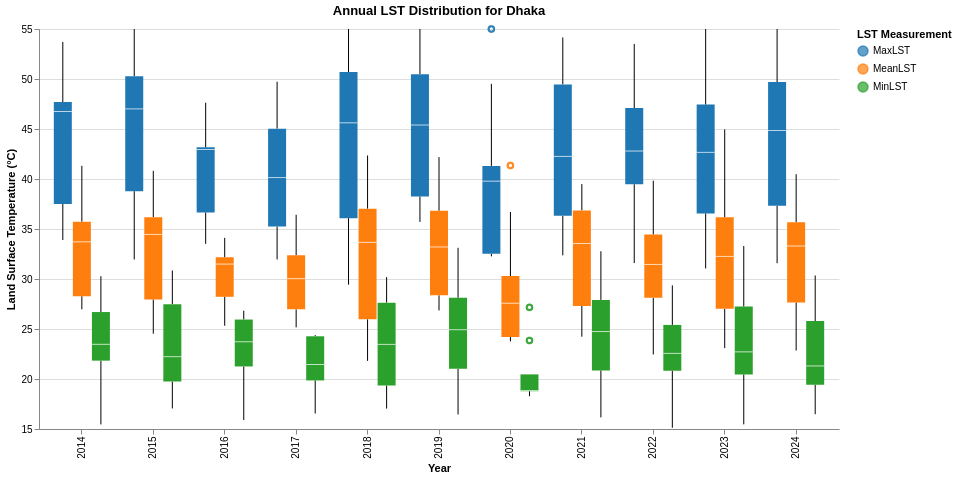

Notebook code cell kept with this figure:
### Code cell
import altair as alt

# 1. Filter out unrealistic negative values (likely clouds/errors)
# We keep only records where the minimum temperature is above 15°C
df_filtered = df[df['MinLST'] > 15]

# 2. Melt the filtered dataframe
df_melted = df_filtered.melt(
    id_vars='Year',
    value_vars=['MinLST', 'MeanLST', 'MaxLST'],
    var_name='LST Type',
    value_name='Temperature'
)

# 3. Create the organized and cleaned boxplot
chart = alt.Chart(df_melted).mark_boxplot(
    size=18,
    extent=1.5,           # Standard whisker length
    outliers=True         # Set to False if you want to hide the dots entirely
).encode(
    x=alt.X('Year:O', title='Year'),

    # Use xOffset to group Min, Mean, and Max side-by-side
    xOffset='LST Type:N',

    y=alt.Y(
        'Temperature:Q',
        # Fixing the scale to a realistic Dhaka range (e.g., 15°C to 55°C)
        scale=alt.Scale(domain=[15, 55], clamp=True),
        title='Land Surface Temperature (°C)'
    ),

    color=alt.Color(
        'LST Type:N',
        scale=alt.Scale(scheme='category10'),
        legend=alt.Legend(title="LST Measurement")
    ),

    tooltip=[
        alt.Tooltip('Year:O'),
        alt.Tooltip('LST Type:N'),
        alt.Tooltip('Temperature:Q', format='.2f', title='Temp (°C)')
    ]
).properties(
    width=800,
    height=400,
    title='Annual LST Distribution for Dhaka'
).configure_view(
    stroke=None
)

chart

### Figure 1 — Vega-Lite specification as saved in the notebook (floating-point values rounded to 4 significant figures; data arrays with more than 128 entries replaced by an {"elided": "..."} marker saying what was removed)
{"config": {"view": {"continuousWidth": 300, "continuousHeight": 300, "stroke": null}}, "data": {"name": "data-84569180b00ec7ab6797ee845677cded"}, "mark": {"type": "boxplot", "extent": 1.5, "outliers": true, "size": 18}, "encoding": {"color": {"field": "LST Type", "legend": {"title": "LST Measurement"}, "scale": {"scheme": "category10"}, "type": "nominal"}, "tooltip": [{"field": "Year", "type": "ordinal"}, {"field": "LST Type", "type": "nominal"}, {"field": "Temperature", "format": ".2f", "title": "Temp (°C)", "type": "quantitative"}], "x": {"field": "Year", "title": "Year", "type": "ordinal"}, "xOffset": {"field": "LST Type", "type": "nominal"}, "y": {"field": "Temperature", "scale": {"clamp": true, "domain": [15, 55]}, "title": "Land Surface Temperature (°C)", "type": "quantitative"}}, "height": 400, "title": "Annual LST Distribution for Dhaka", "width": 800, "$schema": "https://vega.github.io/schema/vega-lite/v5.20.1.json", "datasets": {"data-84569180b00ec7ab6797ee845677cded": {"elided": "882 records"}}}
